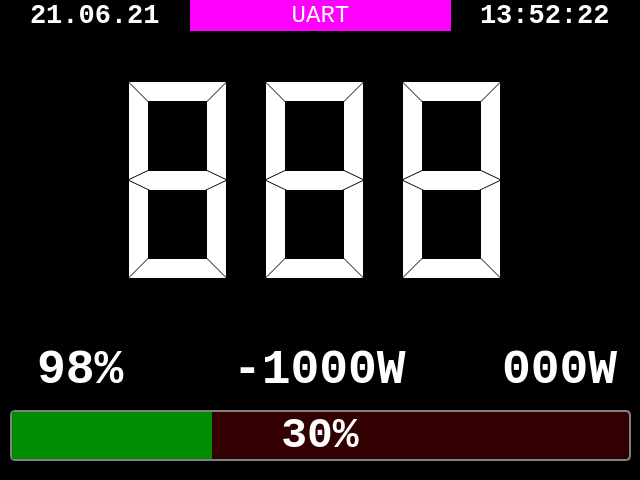
<?xml version="1.0" encoding="UTF-8"?>
<ui version="4.0">
 <class>MainWindow</class>
 <widget class="QMainWindow" name="MainWindow">
  <property name="geometry">
   <rect>
    <x>0</x>
    <y>0</y>
    <width>640</width>
    <height>480</height>
   </rect>
  </property>
  <property name="sizePolicy">
   <sizepolicy hsizetype="Fixed" vsizetype="Fixed">
    <horstretch>0</horstretch>
    <verstretch>0</verstretch>
   </sizepolicy>
  </property>
  <property name="focusPolicy">
   <enum>Qt::WheelFocus</enum>
  </property>
  <property name="windowTitle">
   <string>MainWindow</string>
  </property>
  <property name="autoFillBackground">
   <bool>false</bool>
  </property>
  <property name="styleSheet">
   <string notr="true">background-color: rgb(0, 0, 0);</string>
  </property>
  <property name="toolButtonStyle">
   <enum>Qt::ToolButtonIconOnly</enum>
  </property>
  <property name="animated">
   <bool>true</bool>
  </property>
  <widget class="QWidget" name="centralwidget">
   <widget class="QLCDNumber" name="main_speed">
    <property name="geometry">
     <rect>
      <x>100</x>
      <y>40</y>
      <width>451</width>
      <height>281</height>
     </rect>
    </property>
    <property name="sizePolicy">
     <sizepolicy hsizetype="Fixed" vsizetype="Fixed">
      <horstretch>0</horstretch>
      <verstretch>0</verstretch>
     </sizepolicy>
    </property>
    <property name="font">
     <font>
      <kerning>false</kerning>
     </font>
    </property>
    <property name="cursor">
     <cursorShape>BlankCursor</cursorShape>
    </property>
    <property name="styleSheet">
     <string notr="true">color: rgb(255, 255, 255);
background: rgba(0,0,0,0.0);</string>
    </property>
    <property name="smallDecimalPoint">
     <bool>true</bool>
    </property>
    <property name="digitCount">
     <number>3</number>
    </property>
    <property name="mode">
     <enum>QLCDNumber::Dec</enum>
    </property>
    <property name="segmentStyle">
     <enum>QLCDNumber::Flat</enum>
    </property>
    <property name="value" stdset="0">
     <double>888.000000000000000</double>
    </property>
    <property name="intValue" stdset="0">
     <number>888</number>
    </property>
   </widget>
   <widget class="QProgressBar" name="battery_progress_bar">
    <property name="geometry">
     <rect>
      <x>10</x>
      <y>410</y>
      <width>621</width>
      <height>51</height>
     </rect>
    </property>
    <property name="sizePolicy">
     <sizepolicy hsizetype="Fixed" vsizetype="Fixed">
      <horstretch>0</horstretch>
      <verstretch>0</verstretch>
     </sizepolicy>
    </property>
    <property name="font">
     <font>
      <family>Consolas</family>
      <pointsize>32</pointsize>
      <weight>75</weight>
      <bold>true</bold>
     </font>
    </property>
    <property name="cursor">
     <cursorShape>BlankCursor</cursorShape>
    </property>
    <property name="styleSheet">
     <string notr="true">QProgressBar {
     border: 2px solid grey;
     border-radius: 5px;
     background-color: rgb(50, 0, 0);
     color: rgb(255, 255, 255);
 }

 QProgressBar::chunk {
     background-color: rgb(0, 140, 0);
     width: 20px;
 }
	</string>
    </property>
    <property name="value">
     <number>30</number>
    </property>
    <property name="alignment">
     <set>Qt::AlignCenter</set>
    </property>
    <property name="textVisible">
     <bool>true</bool>
    </property>
    <property name="invertedAppearance">
     <bool>false</bool>
    </property>
   </widget>
   <widget class="QPushButton" name="uart_button">
    <property name="geometry">
     <rect>
      <x>190</x>
      <y>0</y>
      <width>261</width>
      <height>31</height>
     </rect>
    </property>
    <property name="sizePolicy">
     <sizepolicy hsizetype="Fixed" vsizetype="Fixed">
      <horstretch>0</horstretch>
      <verstretch>0</verstretch>
     </sizepolicy>
    </property>
    <property name="font">
     <font>
      <family>Consolas</family>
      <pointsize>18</pointsize>
     </font>
    </property>
    <property name="styleSheet">
     <string notr="true">color: rgb(255, 255, 255);
background-color: rgb(255, 0, 255);
border: none;</string>
    </property>
    <property name="text">
     <string>UART</string>
    </property>
   </widget>
   <widget class="QLineEdit" name="date">
    <property name="geometry">
     <rect>
      <x>10</x>
      <y>0</y>
      <width>171</width>
      <height>31</height>
     </rect>
    </property>
    <property name="sizePolicy">
     <sizepolicy hsizetype="Fixed" vsizetype="Fixed">
      <horstretch>0</horstretch>
      <verstretch>0</verstretch>
     </sizepolicy>
    </property>
    <property name="font">
     <font>
      <family>Consolas</family>
      <pointsize>20</pointsize>
      <weight>75</weight>
      <bold>true</bold>
     </font>
    </property>
    <property name="cursor">
     <cursorShape>BlankCursor</cursorShape>
    </property>
    <property name="styleSheet">
     <string notr="true">color: rgb(255, 255, 255);</string>
    </property>
    <property name="text">
     <string>21.06.21</string>
    </property>
    <property name="alignment">
     <set>Qt::AlignCenter</set>
    </property>
    <property name="readOnly">
     <bool>true</bool>
    </property>
   </widget>
   <widget class="QLineEdit" name="time">
    <property name="geometry">
     <rect>
      <x>460</x>
      <y>0</y>
      <width>171</width>
      <height>31</height>
     </rect>
    </property>
    <property name="sizePolicy">
     <sizepolicy hsizetype="Fixed" vsizetype="Fixed">
      <horstretch>0</horstretch>
      <verstretch>0</verstretch>
     </sizepolicy>
    </property>
    <property name="font">
     <font>
      <family>Consolas</family>
      <pointsize>20</pointsize>
      <weight>75</weight>
      <bold>true</bold>
     </font>
    </property>
    <property name="cursor">
     <cursorShape>BlankCursor</cursorShape>
    </property>
    <property name="styleSheet">
     <string notr="true">color: rgb(255, 255, 255);</string>
    </property>
    <property name="text">
     <string>13:52:22</string>
    </property>
    <property name="alignment">
     <set>Qt::AlignCenter</set>
    </property>
    <property name="readOnly">
     <bool>true</bool>
    </property>
   </widget>
   <widget class="QLineEdit" name="left_param">
    <property name="geometry">
     <rect>
      <x>10</x>
      <y>340</y>
      <width>141</width>
      <height>61</height>
     </rect>
    </property>
    <property name="sizePolicy">
     <sizepolicy hsizetype="Fixed" vsizetype="Fixed">
      <horstretch>0</horstretch>
      <verstretch>0</verstretch>
     </sizepolicy>
    </property>
    <property name="font">
     <font>
      <family>Consolas</family>
      <pointsize>36</pointsize>
      <weight>75</weight>
      <bold>true</bold>
     </font>
    </property>
    <property name="cursor">
     <cursorShape>ArrowCursor</cursorShape>
    </property>
    <property name="styleSheet">
     <string notr="true">color: rgb(255, 255, 255);</string>
    </property>
    <property name="text">
     <string>98%</string>
    </property>
    <property name="alignment">
     <set>Qt::AlignCenter</set>
    </property>
    <property name="readOnly">
     <bool>true</bool>
    </property>
   </widget>
   <widget class="QLineEdit" name="center_param">
    <property name="geometry">
     <rect>
      <x>230</x>
      <y>340</y>
      <width>181</width>
      <height>61</height>
     </rect>
    </property>
    <property name="sizePolicy">
     <sizepolicy hsizetype="Fixed" vsizetype="Fixed">
      <horstretch>0</horstretch>
      <verstretch>0</verstretch>
     </sizepolicy>
    </property>
    <property name="font">
     <font>
      <family>Consolas</family>
      <pointsize>36</pointsize>
      <weight>75</weight>
      <bold>true</bold>
     </font>
    </property>
    <property name="cursor">
     <cursorShape>ArrowCursor</cursorShape>
    </property>
    <property name="styleSheet">
     <string notr="true">color: rgb(255, 255, 255);</string>
    </property>
    <property name="text">
     <string>-1000W</string>
    </property>
    <property name="alignment">
     <set>Qt::AlignCenter</set>
    </property>
    <property name="readOnly">
     <bool>true</bool>
    </property>
   </widget>
   <widget class="QLineEdit" name="right_param">
    <property name="geometry">
     <rect>
      <x>490</x>
      <y>340</y>
      <width>141</width>
      <height>61</height>
     </rect>
    </property>
    <property name="sizePolicy">
     <sizepolicy hsizetype="Fixed" vsizetype="Fixed">
      <horstretch>0</horstretch>
      <verstretch>0</verstretch>
     </sizepolicy>
    </property>
    <property name="font">
     <font>
      <family>Consolas</family>
      <pointsize>36</pointsize>
      <weight>75</weight>
      <bold>true</bold>
     </font>
    </property>
    <property name="cursor">
     <cursorShape>ArrowCursor</cursorShape>
    </property>
    <property name="styleSheet">
     <string notr="true">color: rgb(255, 255, 255);</string>
    </property>
    <property name="text">
     <string>000W</string>
    </property>
    <property name="alignment">
     <set>Qt::AlignCenter</set>
    </property>
    <property name="readOnly">
     <bool>true</bool>
    </property>
   </widget>
  </widget>
 </widget>
 <resources/>
 <connections/>
</ui>
